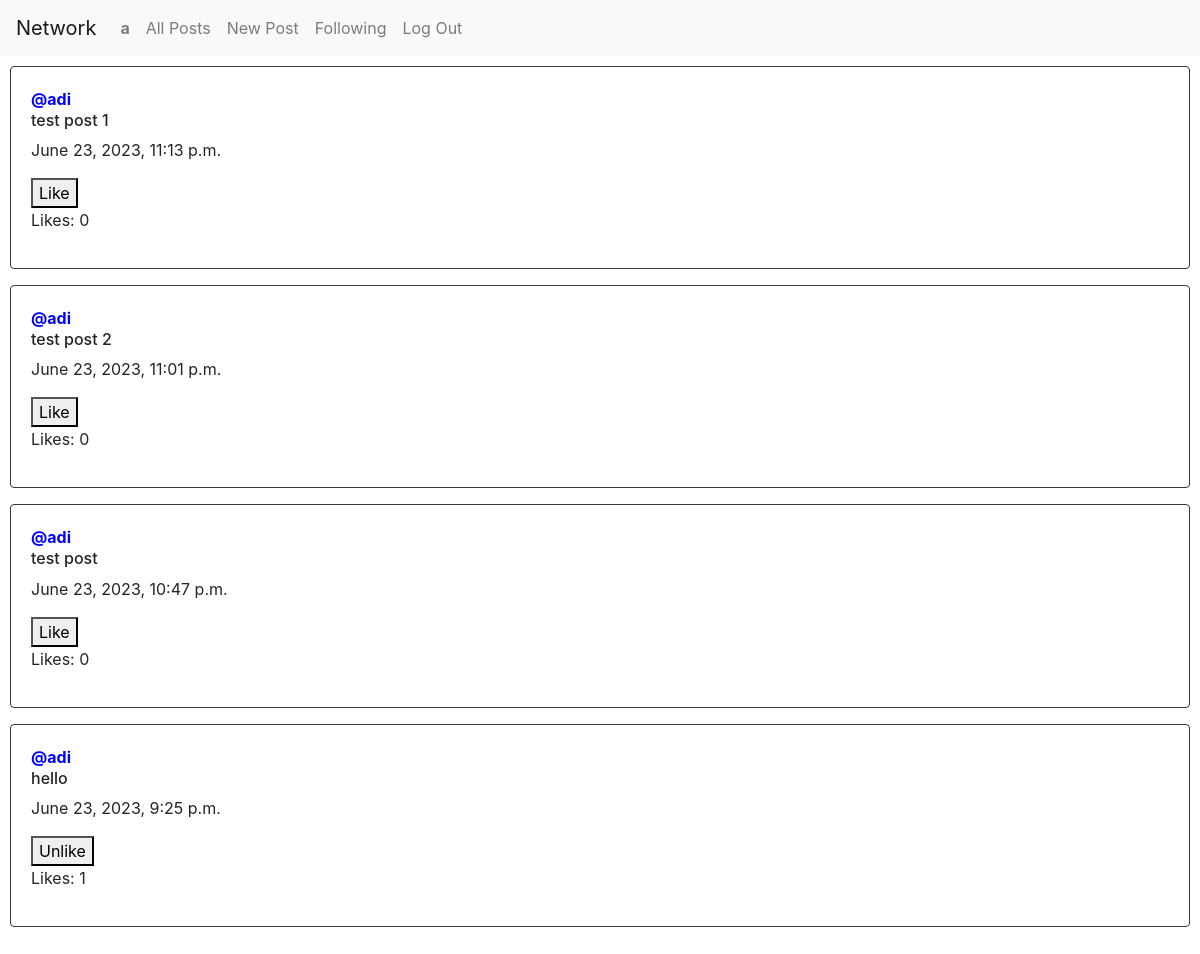
The page /following (signed in) on the database its author committed.
### network/models.py (models this page shows)
class User(AbstractUser):
    pass

class Post(models.Model):
    user = models.ForeignKey(User, on_delete = models.CASCADE, related_name = "user")
    postText = models.CharField(max_length=1000)
    timestamp = models.DateTimeField(auto_now_add= True)
    postLikes =  models.IntegerField(default = 0)

### network/views.py (the view)
# urls.py: path("following", views.following, name = "following"),
def following(request):
    if request.method == "GET":
        currentUser = request.user
        userData = User.objects.get(pk = currentUser.id)
        following = Follow.objects.filter(userFollowing = currentUser)
        posts = Post.objects.all().order_by('-timestamp')
        followingPosts = []
        for post in posts:
            for person in following:
                if person.userFollower == post.user:
                    followingPosts.append(post)
        paginator = Paginator(followingPosts, 10)
        page_number = request.GET.get('page')
        postsOfPage = paginator.get_page(page_number)
        currentUser = request.user
        likedPosts = Like.objects.all()
        currentUserLiked = []
        try:
            for like in likedPosts:
                if like.user.id == currentUser.id:
                    currentUserLiked.append(like.post.id)
        except:
            currentUserLiked = []
        return render(request, "network/following.html", {
            "posts": postsOfPage,
            "likedPosts": currentUserLiked
        })

### network/templates/network/following.html (shortened to what this page needs)
{% extends "network/layout.html" %}
{% block body %}
    {% for post in posts %}
    <div class="card border-dark mb-3" style="width: 100%;">
        <div class="card-body">
            <a style = "color: blue;" href="{% url 'profile' post.user.id %}"><strong>@{{ post.user }}</strong></a>
            <h6 id = "textBox{{ post.id }}">{{ post.postText }}</h6>
            <p>{{ post.timestamp }}</p>
            {% if user == post.user %}
                <button type="button" class="btn btn-primary" data-toggle="modal" data-target="#modal{{ post.id }}">
                    Edit
                </button>
                <div class="modal fade" id="modal{{ post.id }}" tabindex="-1" role="dialog" aria-labelledby="exampleModalLabel" aria-hidden="true">
                    <div class="modal-dialog" role="document">
                    <div class="modal-content">
                        <div class="modal-header">
                        <h5 class="modal-title" id="exampleModalLabel">Edit Post</h5>
                        <button type="button" class="close" data-dismiss="modal" aria-label="Close">
                            <span aria-hidden="true">&times;</span>
                        </button>
                        </div>
                        <div class="modal-body">
                            <textarea autofocus = true class="form-control" type="text" name="postText" id = "postText{{ post.id }}">{{ post.postText }}</textarea>
                        </div>
                        <div class="modal-footer">
                        <button type="button" class="btn btn-secondary" data-dismiss="modal">Close</button>
                        <button type="button" onclick = "edit('{{ post.id }}')" class="btn btn-primary">Save changes</button>
                        </div>
                    </div>
                    </div>
                </div>
                <p>{{ post.postLikes }}</p>
            {% elif user.is_authenticated %}
                {% if post.id in likedPosts %}
                <div>
                    <button id = "button{{ post.id }}" type = "button"  onclick = "like('{{ post.id }}', '{{ likedPosts }}')">Unlike</button>
                </div>
                {% else %}
                <div>
                    <button id = "button{{ post.id }}" type = "button" onclick = "like('{{ post.id }}', '{{ likedPosts }}')">Like</button>
                </div>
                {% endif %}
            {% endif %}
            <div id = "likeCount{{ post.id }}">
                <p>Likes: {{ post.postLikes }}</p>
            </div>
        </div>
      </div>
    {% endfor %}
{% endblock %}

### network/templates/network/layout.html (shortened to what this page needs)
{% load static %}
<!DOCTYPE html>
<html lang="en">
    <head>
        <link rel="stylesheet" href="https://stackpath.bootstrapcdn.com/bootstrap/4.4.1/css/bootstrap.min.css">
        <link href="{% static 'network/styles.css' %}" rel="stylesheet">
    </head>
    <body>
        <nav class="navbar navbar-expand-lg navbar-light bg-light">
            <a class="navbar-brand" href="#">Network</a>
            <div>
              <ul class="navbar-nav mr-auto">
                {% if user.is_authenticated %}
                    <li class="nav-item">
                        <a class="nav-link" href="{% url 'profile' user.id %}"><strong>{{ user.username }}</strong></a>
                    </li>
                {% endif %}
                <li class="nav-item">
                  <a class="nav-link" href="{% url 'index' %}">All Posts</a>
                </li>
                {% if user.is_authenticated %}
                    <li class = "nav-item">
                        <a class = "nav-link" href = "{% url 'newPost' %}">New Post</a>
                    </li>
                    <li class="nav-item">
                        <a class="nav-link" href="{% url 'following' %}">Following</a>
                    </li>
                    <li class="nav-item">
                        <a class="nav-link" href="{% url 'logout' %}">Log Out</a>
                    </li>
                {% endif %}
              </ul>
            </div>
          </nav>
        <div class="body" style = "margin: 10px;">
            {% block body %}
            {% endblock %}
        </div>
    </body>
</html>

### rows shown on the page
User: username "a"
Post: user "adi", postText "test post 1", timestamp "June 23, 2023, 11:13 p.m.", postLikes "0"
Post: user "adi", postText "test post 2", timestamp "June 23, 2023, 11:01 p.m.", postLikes "0"
Post: user "adi", postText "test post", timestamp "June 23, 2023, 10:47 p.m.", postLikes "0"
Post: user "adi", postText "hello", timestamp "June 23, 2023, 9:25 p.m.", postLikes "1"
